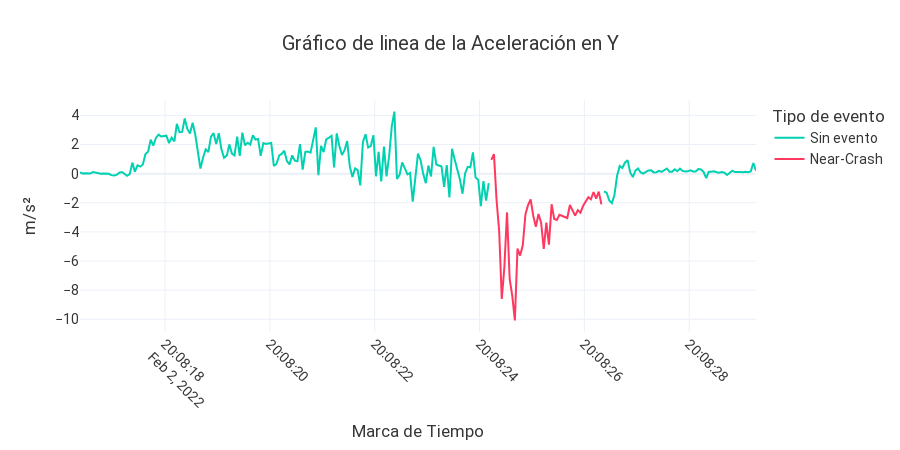

Notebook code for this chart:
### Markdown cell above
### Corregir tiempos y offset en algunas variables
Algunos variables cineamticas estan desplazadas verticalmente por lo tanto necesitamos corregir este desface.

### Code cell
max_standby = 7660
#min_standby = 6436
var_with_offset = "accY"


offset = df.loc[df['id'] <= max_standby, var_with_offset].mean()
#offset = df.loc[(df['id'] <= max_standby) & (df["id"] >=min_standby), var_with_offset].mean()
df[var_with_offset] = df[var_with_offset] - offset
print("offset correction: ", offset)
line_chart(df, var_with_offset)

### Figure 1 — Plotly figure (JSON) as saved in the notebook; plotly's stock layout.template omitted (floating-point values rounded to 4 significant figures; data arrays with more than 128 entries replaced by an {"elided": "..."} marker saying what was removed)
{"data": [{"hovertemplate": "X = %{x}<br>Y = %{y}<br>ID = %{text}", "marker": {"color": "#00D1B1"}, "name": "Sin evento", "text": {"elided": "259 int values"}, "type": "scatter", "x": {"elided": "259 str values"}, "y": {"elided": "259 float values"}}, {"hovertemplate": "X = %{x}<br>Y = %{y}<br>ID = %{text}", "marker": {"color": "#FF385F"}, "name": "Near-Crash", "text": {"elided": "259 int values"}, "type": "scatter", "x": {"elided": "259 str values"}, "y": {"elided": "259 float values"}}], "layout": {"autosize": true, "font": {"color": "#363636", "family": "BlinkMacSystemFont,-apple-system,Segoe UI,Roboto,Oxygen,Ubuntu,                     Cantarell,Fira Sans,Droid Sans,Helvetica Neue,Helvetica,Arial,sans-serif", "size": 14}, "height": 450, "legend": {"title": {"text": "Tipo de evento"}}, "title": {"text": "Gráfico de linea de la Aceleración en Y", "x": 0.5}, "xaxis": {"nticks": 12, "tickangle": 45, "title": {"text": "Marca de Tiempo"}}, "yaxis": {"nticks": 12, "title": {"text": "m/s²"}}}}
